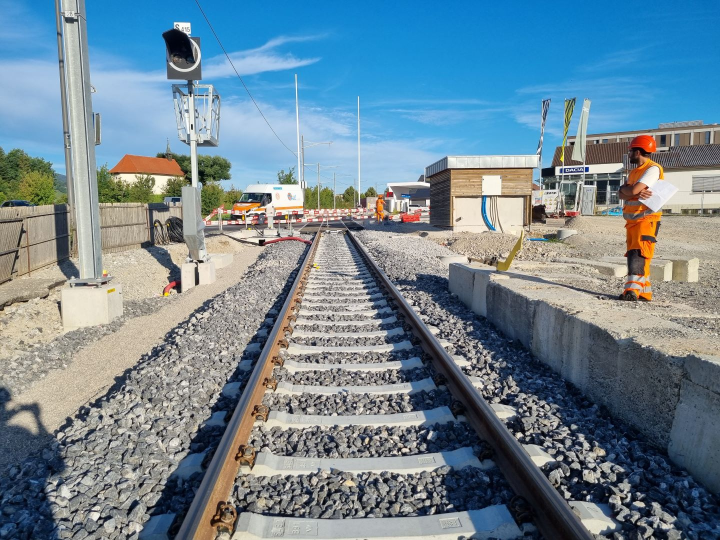
#> input picture algorithm/video/track_test_image_resized.jpg, 1440 x 1080 px (shown at 1/2 size)
$ python main.py --input video/track_test_image_resized.jpg
#> lines starting #> are read from the running program, lines starting #| are printed output that depends on the picture; after the words box and inside, x2 and y2 are one past the last pixel; in counts of white or black regions, pixels touching at a corner belong together
import cv2
import numpy as np
import argparse
from scipy.special import comb

# args setting
parser = argparse.ArgumentParser(description='Process some integers.')
parser.add_argument('-i', "--input", help="input file video")
args = parser.parse_args()


def main():
    # load video class
    cap = VideoCapture(args.input)
    out = cv2.VideoWriter('output/output.mp4', cv2.VideoWriter_fourcc(*'MP4V'), 20.0, (1280,720))

    while True:
        frame = cap.read()
#> in read, frame is the input picture: shape (1080, 1440, 3); mean B, G, R 148.1, 135.1, 113

        # Algorithm is stable when reading in the same image consequently.
        # With the produced video file, there are still some hickups.
        # frame = cv2.imread('video/track_test_image_resized.jpg')
        if frame is None:
            break

        valid_frame = frame.copy()

        # gray scale transform
        gray_frame = cv2.cvtColor(valid_frame, cv2.COLOR_BGR2GRAY)
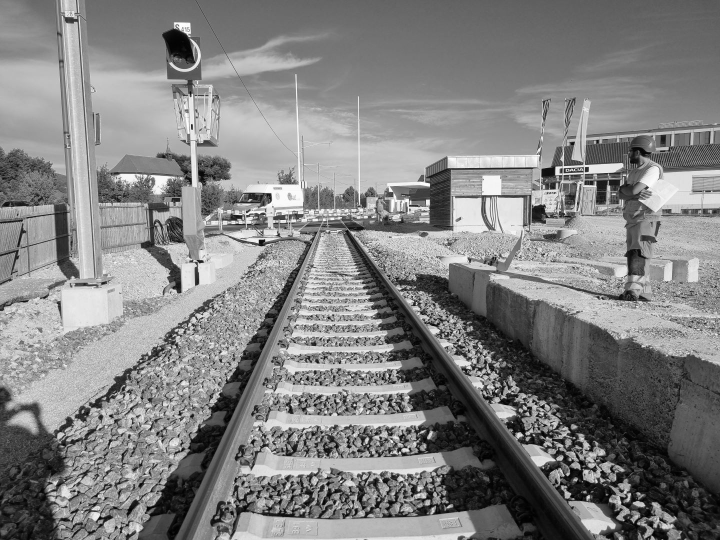
#> gray_frame: shape (1080, 1440) (shown at 1/2 size); min 0, max 255, mean 130
        hsv_frame = cv2.cvtColor(valid_frame,cv2.COLOR_BGR2HSV)
#> hsv_frame: shape (1080, 1440, 3); mean H, S, V 71.8, 93.1, 159.4

        # histogram equalization image
        histeqaul_frame = cv2.equalizeHist(gray_frame)
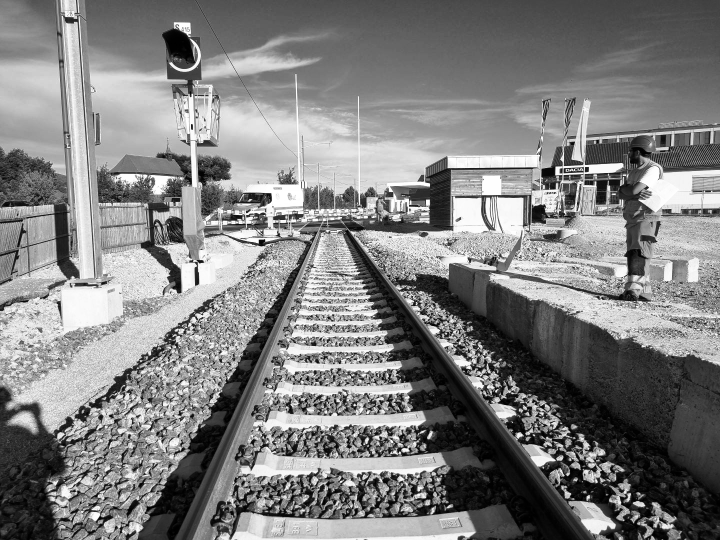
#> histeqaul_frame: shape (1080, 1440) (shown at 1/2 size); min 0, max 255, mean 128.1

        # We subtract the s channel of the HSV colored image to remove
        # shadows from the image.
        s = hsv_frame[:, :, 1]
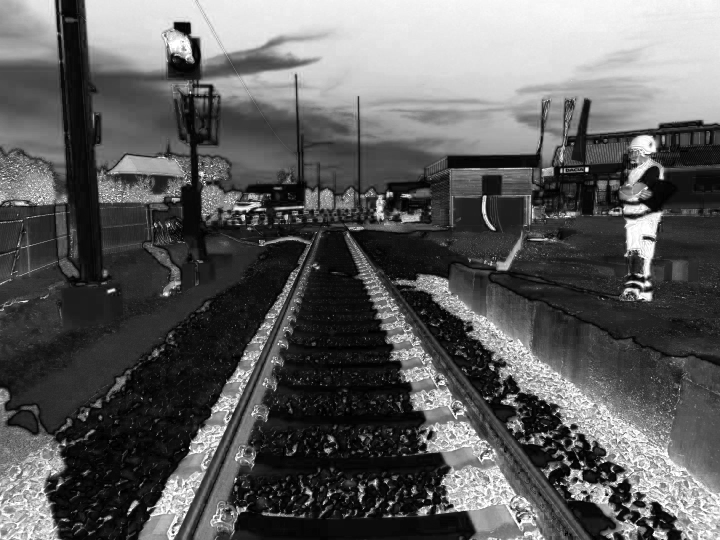
#> s: shape (1080, 1440) (shown at 1/2 size); min 0, max 255, mean 93.1
        histeqaul_frame_s = cv2.subtract(histeqaul_frame, s)
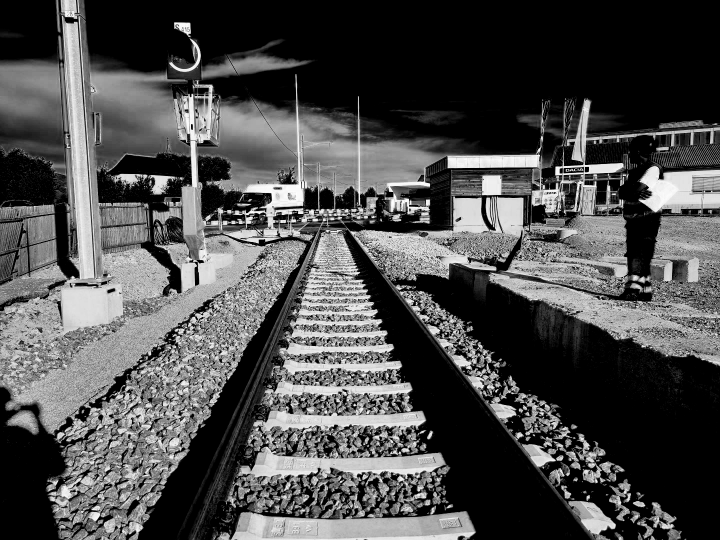
#> histeqaul_frame_s: shape (1080, 1440) (shown at 1/2 size); min 0, max 255, mean 76.8

        # Perform edge detection with the Canny Algorithm
        height, width = histeqaul_frame_s.shape
#> height = 1080; width = 1440
        edges = cv2.Canny(histeqaul_frame_s, 59, 3*59, 3)
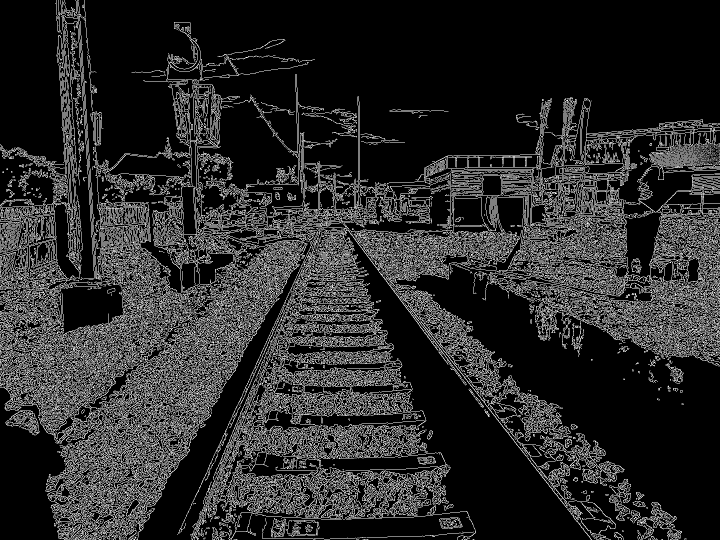
#> edges: shape (1080, 1440) (shown at 1/2 size); 16.4% white in thin lines or dots

        line_image = valid_frame.copy()
        lines = cv2.HoughLinesP(image=edges,
                                rho=0.65,
                                theta=np.pi / 113,
                                threshold=17,
                                lines=np.array([]),
                                minLineLength=143,
                                maxLineGap=4)
#> lines = [[486, 838, 582, 603], [984, 826, 1151, 1039], [956, 790, 1125, 1004]]

        if lines is not None:
            for line in lines:
                for x1,y1,x2,y2 in line:
                    dx = x2-x1
                    dy = y2-y1

                    if y1 < y2:
                        final1Y = min(y1-dy, int(height*0.4))
                        final1X = x1+int(dx*(final1Y-y1)/dy)
                        final2Y = height
                        final2X = x2+int(dx*(final2Y-y2)/dy)

                        cv2.line(line_image,(final1X,final1Y),(final2X,final2Y),(0,255,255),5)
                    else:
                        final2Y = max(y2+dy, int(height*0.4))
                        final2X = x2+int(dx*(final2Y-y2)/dy)
                        final1Y = height
                        final1X = x1+int(dx*(final1Y-y1)/dy)

                        cv2.line(line_image,(final1X,final1Y),(final2X,final2Y),(0,255,255),5)
#> this loop made 3 passes
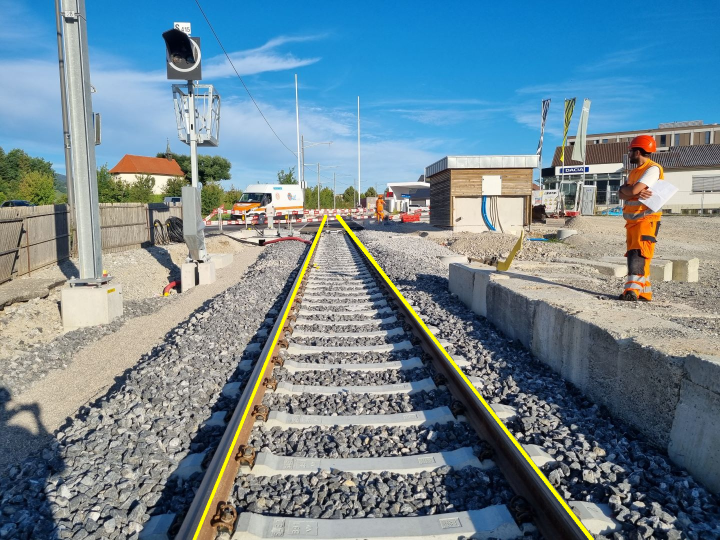
#> line_image: shape (1080, 1440, 3) (shown at 1/2 size); 0.72% of pixels changed, all inside (x1, y1, x2, y2) = (385, 429, 1188, 1080)

        out.write(line_image)

        cv2.imshow('Video', line_image)
        cv2.waitKey(1)

    print('finish')

    out.release()
    cv2.destroyAllWindows()


# class for reading video
class VideoCapture:
    def __init__(self, path):
        # Using OpenCV to capture from device 0. If you have trouble capturing
        # from a webcam, comment the line below out and use a video file
        # instead.
        self.video = cv2.VideoCapture(path)
        # If you decide to use video.mp4, you must have this file in the folder
        # as the main.py.
        # self.video = cv2.VideoCapture('video.mp4')

    def __del__(self):
        self.video.release()

    def read(self):
        # Grab a single frame of video
        ret, frame = self.video.read()
        return frame


if __name__ == '__main__':
    main()
